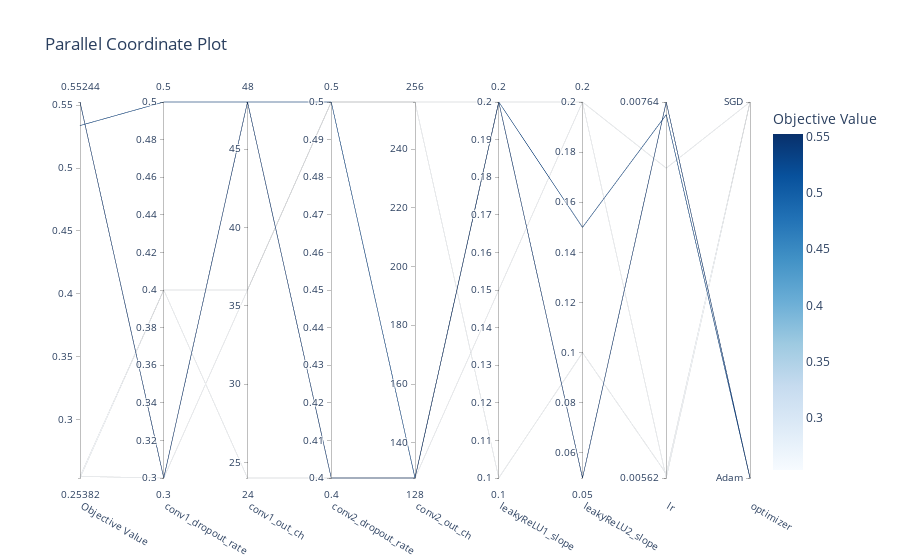

This figure's notebook cell:
### Code cell
optuna.visualization.plot_parallel_coordinate(study)

### Figure 1 — Plotly figure (JSON) as saved in the notebook; plotly's stock layout.template omitted (floating-point values rounded to 4 significant figures)
{"data": [{"dimensions": [{"label": "Objective Value", "range": [0.2538, 0.5524], "values": [0.5337, 0.255, 0.2538, 0.255, 0.5524]}, {"label": "conv1_dropout_rate", "range": [0.3, 0.5], "values": [0.5, 0.3, 0.4, 0.4, 0.3]}, {"label": "conv1_out_ch", "range": [24, 48], "values": [48, 36, 36, 24, 48]}, {"label": "conv2_dropout_rate", "range": [0.4, 0.5], "values": [0.5, 0.5, 0.5, 0.4, 0.4]}, {"label": "conv2_out_ch", "range": [128, 256], "values": [128, 256, 256, 128, 128]}, {"label": "leakyReLU1_slope", "range": [0.1, 0.2], "values": [0.2, 0.1, 0.2, 0.15, 0.2]}, {"label": "leakyReLU2_slope", "range": [0.05, 0.2], "values": [0.15, 0.1, 0.2, 0.2, 0.05]}, {"label": "lr", "range": [-2.25, -2.117], "ticktext": ["0.00562", "0.00764"], "tickvals": [-2.25, -2.117], "values": [-2.121, -2.249, -2.25, -2.14, -2.117]}, {"label": "optimizer", "range": [0, 1], "ticktext": ["Adam", "SGD"], "tickvals": [0, 1], "values": [0, 1, 1, 1, 0]}], "labelangle": 30, "labelside": "bottom", "line": {"color": [0.5337, 0.255, 0.2538, 0.255, 0.5524], "colorbar": {"title": {"text": "Objective Value"}}, "colorscale": [[0, "rgb(247,251,255)"], [0.125, "rgb(222,235,247)"], [0.25, "rgb(198,219,239)"], [0.375, "rgb(158,202,225)"], [0.5, "rgb(107,174,214)"], [0.625, "rgb(66,146,198)"], [0.75, "rgb(33,113,181)"], [0.875, "rgb(8,81,156)"], [1, "rgb(8,48,107)"]], "reversescale": false, "showscale": true}, "type": "parcoords"}], "layout": {"title": {"text": "Parallel Coordinate Plot"}}}
